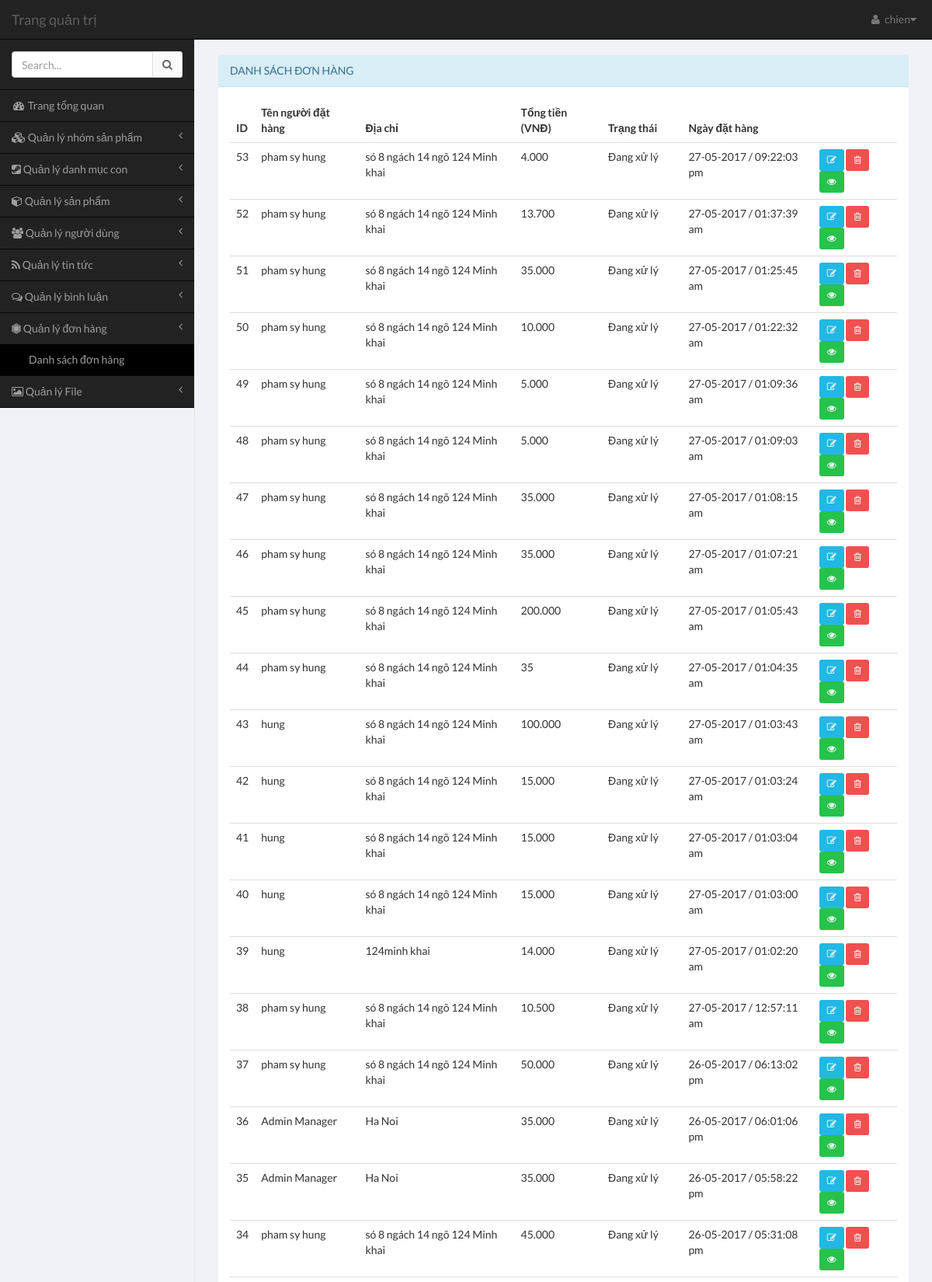
The page /admin/pages/index.php?module=order&action=list (signed in, upper part) on the database its author committed.
### tables this page shows
CREATE TABLE `order` (
  `id` int(11) NOT NULL,
  `customer_id` int(11) NOT NULL,
  `total_amount` int(11) DEFAULT '0',
  `status` tinyint(1) DEFAULT NULL,
  `note` varchar(255) DEFAULT NULL,
  `created_date` int(11) DEFAULT NULL
);

CREATE TABLE `user` (
  `user_id` int(11) NOT NULL,
  `username` varchar(100) NOT NULL,
  `password` varchar(64) NOT NULL,
  `email` varchar(100) NOT NULL,
  `full_name` varchar(100) DEFAULT NULL,
  `phone` varchar(100) DEFAULT NULL,
  `address` varchar(255) DEFAULT NULL,
  `role` tinyint(4) NOT NULL DEFAULT '1'
);

### admin/pages/modules/order/list.php (the view)
<?php
$sql = "SELECT o.id,u.full_name,u.address,o.total_amount,o.status,o.created_date FROM `order` AS `o` INNER JOIN user AS u ON o.customer_id = u.user_id order by o.created_date desc" ;
$res = mysqli_query($mysqli,$sql);
	 if ($res && mysqli_num_rows($res)) {
		while ($row = mysqli_fetch_assoc($res)) {
			$data[] = $row;
		}
	}
	$orders = $data;
 ?>
 <div class="row" >
		<div class=" col-xs-12">
			<section class="panel panel-info" style="margin-top: 20px;">
			                              <header class="panel-heading">
			                                  Danh sách đơn hàng
			                            </header>
			                            <div class="panel-body table-responsive">
			                                <table class="table table-hover">
			                                  <thead>
			                                    <tr>
			                                      <th>ID</th>
			                                      <th>Tên người đặt hàng</th>
			                                      <th>Địa chỉ</th>
			                                      <th>Tổng tiền (VNĐ)</th>
			                                      <th>Trạng thái</th>
			                                      <th>Ngày đặt hàng</th>
			                                      <th></th>
			                                  </tr>
			                              </thead>
			                              <tbody>
			                                <?php if($orders) :
			                                    foreach ($orders as $o) :
			                                ?>
			                                <tr>
			                                    <td><?php echo $o['id']; ?></td>
			                                    <td><?php echo $o['full_name']; ?></td>
			                                    <td><?php echo $o['address']; ?></td>
			                                    <td><?php echo number_format($o['total_amount'],0,' ','.') ?></td>
			                                    <?php if($o['status'] == 0){
			                                                  $st = 'Đang xử lý' ;
			                                                }else if($o['status'] == 1){
			                                                  $st ='Đang giao hàng' ;
			                                                }else {
			                                                	$st ='Đã kết thúc' ;
			                                                } ?>
			                                        <td><?php echo $st ?></td>
			                                    <td><?php echo date('d-m-Y / h:i:s a',$o['created_date']); ?></td>
			                                  <td>
				                                    <a href="<?php to('order','edit',$o['id']) ?>" type="button" class="btn btn-sm btn-info" title="Sửa">
						                                <i class="fa fa-pencil-square-o"></i>
						                            </a>
						                            <a href="<?php to('order','delete',$o['id']) ?>" title="Xóa" type="button" class="btn btn-sm btn-danger" onclick="return confirm('Bạn có chắc chắn muốn xóa? ')">
						                                <i class="fa fa-trash-o" ></i>
						                            </a>
						                            <a href="<?php to('order','view',$o['id']) ?>" type="button" class="btn btn-sm btn-success" title="Xem chi tiết">
						                                <i class="fa fa-eye" ></i>
						                           	</a>
			                                  </td>
			                              </tr>
			                                <?php endforeach; endif; ?>
			                                </tbody>
			                            </table>
			                            </div>
			                            </section>
		</div>
</div>

### rows shown on the page
order: id "53", user.full_name "pham sy hung", user.address "só 8 ngách 14 ngõ 124 Minh khai", total_amount "4.000", status "Đang xử lý", created_date "27-05-2017 / 09:22:03 pm"
order: id "52", user.full_name "pham sy hung", user.address "só 8 ngách 14 ngõ 124 Minh khai", total_amount "13.700", status "Đang xử lý", created_date "27-05-2017 / 01:37:39 am"
order: id "51", user.full_name "pham sy hung", user.address "só 8 ngách 14 ngõ 124 Minh khai", total_amount "35.000", status "Đang xử lý", created_date "27-05-2017 / 01:25:45 am"
order: id "50", user.full_name "pham sy hung", user.address "só 8 ngách 14 ngõ 124 Minh khai", total_amount "10.000", status "Đang xử lý", created_date "27-05-2017 / 01:22:32 am"
order: id "49", user.full_name "pham sy hung", user.address "só 8 ngách 14 ngõ 124 Minh khai", total_amount "5.000", status "Đang xử lý", created_date "27-05-2017 / 01:09:36 am"
order: id "48", user.full_name "pham sy hung", user.address "só 8 ngách 14 ngõ 124 Minh khai", total_amount "5.000", status "Đang xử lý", created_date "27-05-2017 / 01:09:03 am"
order: id "47", user.full_name "pham sy hung", user.address "só 8 ngách 14 ngõ 124 Minh khai", total_amount "35.000", status "Đang xử lý", created_date "27-05-2017 / 01:08:15 am"
order: id "46", user.full_name "pham sy hung", user.address "só 8 ngách 14 ngõ 124 Minh khai", total_amount "35.000", status "Đang xử lý", created_date "27-05-2017 / 01:07:21 am"
order: id "45", user.full_name "pham sy hung", user.address "só 8 ngách 14 ngõ 124 Minh khai", total_amount "200.000", status "Đang xử lý", created_date "27-05-2017 / 01:05:43 am"
order: id "44", user.full_name "pham sy hung", user.address "só 8 ngách 14 ngõ 124 Minh khai", total_amount "35", status "Đang xử lý", created_date "27-05-2017 / 01:04:35 am"
order: id "43", user.full_name "hung", user.address "só 8 ngách 14 ngõ 124 Minh khai", total_amount "100.000", status "Đang xử lý", created_date "27-05-2017 / 01:03:43 am"
order: id "42", user.full_name "hung", user.address "só 8 ngách 14 ngõ 124 Minh khai", total_amount "15.000", status "Đang xử lý", created_date "27-05-2017 / 01:03:24 am"
order: id "41", user.full_name "hung", user.address "só 8 ngách 14 ngõ 124 Minh khai", total_amount "15.000", status "Đang xử lý", created_date "27-05-2017 / 01:03:04 am"
order: id "40", user.full_name "hung", user.address "só 8 ngách 14 ngõ 124 Minh khai", total_amount "15.000", status "Đang xử lý", created_date "27-05-2017 / 01:03:00 am"
order: id "39", user.full_name "hung", user.address "124minh khai", total_amount "14.000", status "Đang xử lý", created_date "27-05-2017 / 01:02:20 am"
order: id "38", user.full_name "pham sy hung", user.address "só 8 ngách 14 ngõ 124 Minh khai", total_amount "10.500", status "Đang xử lý", created_date "27-05-2017 / 12:57:11 am"
order: id "37", user.full_name "pham sy hung", user.address "só 8 ngách 14 ngõ 124 Minh khai", total_amount "50.000", status "Đang xử lý", created_date "26-05-2017 / 06:13:02 pm"
order: id "36", user.full_name "Admin Manager", user.address "Ha Noi", total_amount "35.000", status "Đang xử lý", created_date "26-05-2017 / 06:01:06 pm"
order: id "35", user.full_name "Admin Manager", user.address "Ha Noi", total_amount "35.000", status "Đang xử lý", created_date "26-05-2017 / 05:58:22 pm"
order: id "34", user.full_name "pham sy hung", user.address "só 8 ngách 14 ngõ 124 Minh khai", total_amount "45.000", status "Đang xử lý", created_date "26-05-2017 / 05:31:08 pm"

### other values the page prints
$user['username'] "chien"
